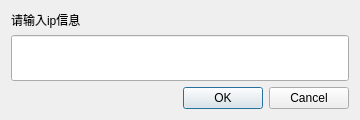
<?xml version="1.0" encoding="UTF-8"?>
<ui version="4.0">
 <class>ipinput</class>
 <widget class="QDialog" name="ipinput">
  <property name="geometry">
   <rect>
    <x>0</x>
    <y>0</y>
    <width>360</width>
    <height>120</height>
   </rect>
  </property>
  <property name="maximumSize">
   <size>
    <width>360</width>
    <height>120</height>
   </size>
  </property>
  <property name="windowTitle">
   <string>Dialog</string>
  </property>
  <layout class="QVBoxLayout" name="verticalLayout">
   <item>
    <widget class="QLabel" name="label_5">
     <property name="sizePolicy">
      <sizepolicy hsizetype="Preferred" vsizetype="Fixed">
       <horstretch>0</horstretch>
       <verstretch>0</verstretch>
      </sizepolicy>
     </property>
     <property name="text">
      <string>请输入ip信息</string>
     </property>
    </widget>
   </item>
   <item>
    <widget class="QLineEdit" name="lineEdit">
     <property name="sizePolicy">
      <sizepolicy hsizetype="Expanding" vsizetype="Preferred">
       <horstretch>0</horstretch>
       <verstretch>0</verstretch>
      </sizepolicy>
     </property>
     <property name="baseSize">
      <size>
       <width>0</width>
       <height>40</height>
      </size>
     </property>
     <property name="inputMask">
      <string/>
     </property>
    </widget>
   </item>
   <item>
    <widget class="QDialogButtonBox" name="buttonBox">
     <property name="maximumSize">
      <size>
       <width>720</width>
       <height>16777215</height>
      </size>
     </property>
     <property name="orientation">
      <enum>Qt::Horizontal</enum>
     </property>
     <property name="standardButtons">
      <set>QDialogButtonBox::Cancel|QDialogButtonBox::Ok</set>
     </property>
    </widget>
   </item>
  </layout>
 </widget>
 <resources/>
 <connections>
  <connection>
   <sender>buttonBox</sender>
   <signal>rejected()</signal>
   <receiver>ipinput</receiver>
   <slot>reject()</slot>
   <hints>
    <hint type="sourcelabel">
     <x>316</x>
     <y>260</y>
    </hint>
    <hint type="destinationlabel">
     <x>286</x>
     <y>274</y>
    </hint>
   </hints>
  </connection>
  <connection>
   <sender>buttonBox</sender>
   <signal>accepted()</signal>
   <receiver>ipinput</receiver>
   <slot>accept()</slot>
   <hints>
    <hint type="sourcelabel">
     <x>248</x>
     <y>254</y>
    </hint>
    <hint type="destinationlabel">
     <x>157</x>
     <y>274</y>
    </hint>
   </hints>
  </connection>
 </connections>
</ui>
